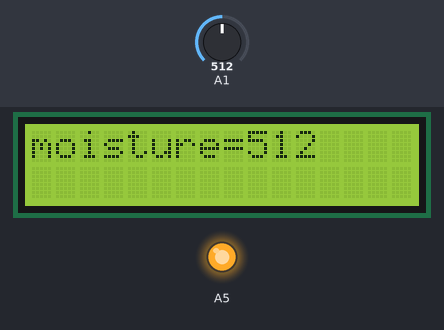
Recording of a sketch running on a simulated Arduino Uno, built with avr-gcc and run on an emulated ATmega328P. Parts: 16×2 character LCD, output pins drawn as LEDs (lit = HIGH). The inputs (shaded band) are chosen by the test bench; at power-on: A1 = 512.

Above: at 1.2 s.
1.3 s: A1 set to 216
At 2.8 s:
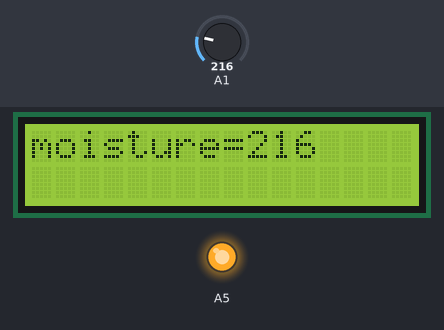
5.4 s: A1 set to 194
At 7.9 s:
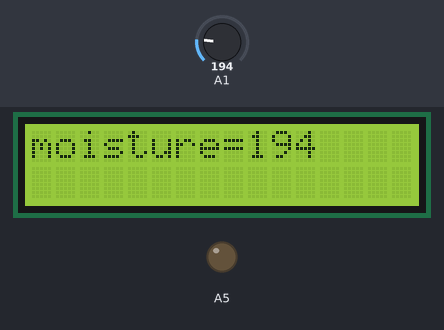
9.5 s: A1 set to 210
At 10.9 s:
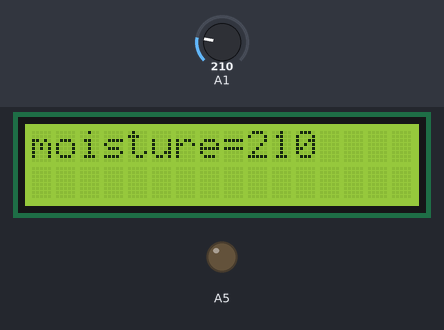
Timing chart, 0 to 12.6 s (numbered marks = the images above; inputs shaded):
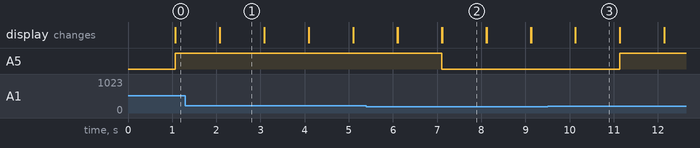

The sketch:

water_planting_system.ino
```cpp
#include<LiquidCrystal.h>
LiquidCrystal lcd(13,12,8,7,4,2);
void setup()
{
 lcd.begin(16,2);
 pinMode(A1,INPUT);
 pinMode(A5,OUTPUT);
}
void loop()
{
 int a = analogRead(A1);
 lcd.clear();
 lcd.setCursor(0,0);
 lcd.print("moisture=");
 lcd.print(a);
 delay(1000);
 if(a> 200)
{
 lcd.setCursor(0,2);
 lcd.println("moisture lv low");
 digitalWrite(A5,HIGH);
}
 else
{
 lcd.setCursor(0,2);
 lcd.println("moisture lv good ");
 digitalWrite(A5,LOW);
}
}
```

Measured:
- the behaviour switches between 201 and 200 on A1 (found by bisection; images 1 and 2)
- after the input at 1.3 s, the display: first differs from a run without the input after 0.78 s (image 1)
- after the input at 5.4 s, A5: HIGH → LOW after 1.7 s; the display: first differs from a run without the input after 0.71 s (image 2)
- after the input at 9.5 s, A5: LOW → HIGH after 1.6 s; the display: first differs from a run without the input after 0.63 s (image 3)
- what the display in image 1 shows lasts 1.0 s, from 2.1 s to 3.1 s
